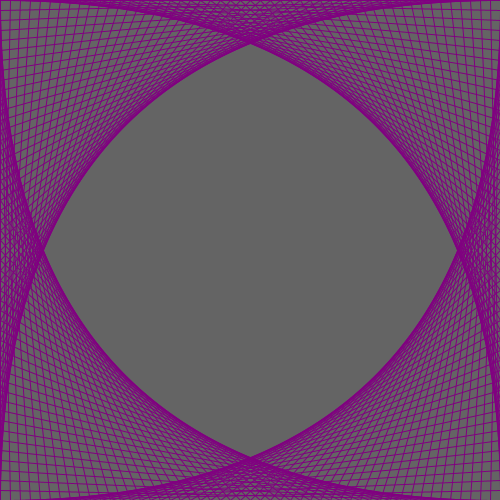
Frame 1 (no input)
Frame 60 (the mouse pressed at the canvas centre just before this capture): identical to frame 1, image omitted
Frame 120 (the mouse held since frame 60 and released just before this capture): identical to frame 1, image omitted

The Processing sketch that drew this single still picture (run headless with seeded random() and noise(); from frame 60 on, the mouse is pressed at the canvas centre):

// Processing sketch: purpleFishNetCorners
// ── purpleFishNetCorners.pde
void setup(){
  size(500,500);
  background(100);
  
    stroke(128,0,128);
  for(int i = 0; i < width ; i+=10){
    line(0, height-i, i, 0);
    line(i, 0, width, i);
    line(i, height, 0,i);
    line(i, height, width,height-i);
  }
}

void draw(){


}
